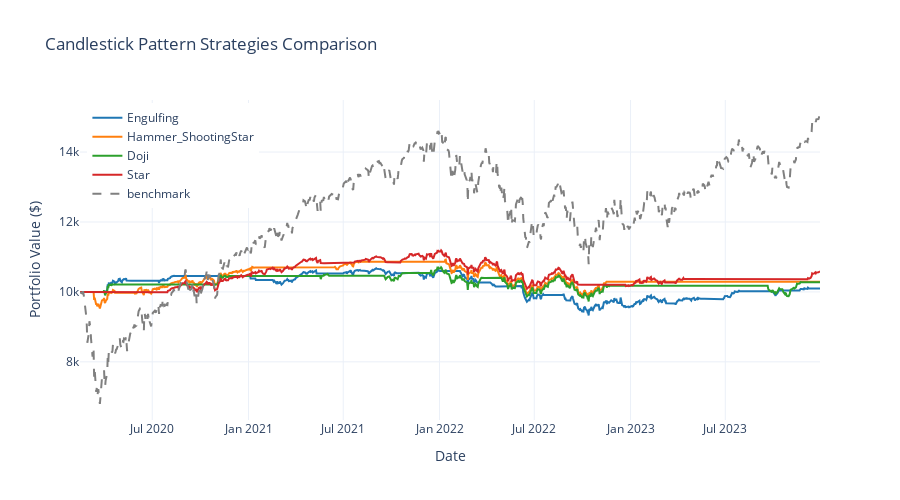

The notebook cell saved with this chart:
### Code cell
# Visualize all strategies
fig = results.plot_comparison()
fig.update_layout(title="Candlestick Pattern Strategies Comparison")
fig.show()

### Figure 1 — Plotly figure (JSON) as saved in the notebook; plotly's stock layout.template omitted (floating-point values rounded to 4 significant figures; data arrays with more than 128 entries replaced by an {"elided": "..."} marker saying what was removed)
{"data": [{"hovertemplate": "<b>%{fullData.name}</b><br>Date: %{x}<br>Value: $%{y:,.2f}<br><extra></extra>", "line": {"color": "#1f77b4", "width": 2}, "mode": "lines", "name": "Engulfing", "type": "scatter", "x": {"elided": "976 str values"}, "y": {"elided": "976 float values"}}, {"hovertemplate": "<b>%{fullData.name}</b><br>Date: %{x}<br>Value: $%{y:,.2f}<br><extra></extra>", "line": {"color": "#ff7f0e", "width": 2}, "mode": "lines", "name": "Hammer_ShootingStar", "type": "scatter", "x": {"elided": "976 str values"}, "y": {"elided": "976 float values"}}, {"hovertemplate": "<b>%{fullData.name}</b><br>Date: %{x}<br>Value: $%{y:,.2f}<br><extra></extra>", "line": {"color": "#2ca02c", "width": 2}, "mode": "lines", "name": "Doji", "type": "scatter", "x": {"elided": "976 str values"}, "y": {"elided": "976 float values"}}, {"hovertemplate": "<b>%{fullData.name}</b><br>Date: %{x}<br>Value: $%{y:,.2f}<br><extra></extra>", "line": {"color": "#d62728", "width": 2}, "mode": "lines", "name": "Star", "type": "scatter", "x": {"elided": "976 str values"}, "y": {"elided": "976 float values"}}, {"hovertemplate": "<b>%{fullData.name}</b><br>Date: %{x}<br>Value: $%{y:,.2f}<br><extra></extra>", "line": {"color": "gray", "dash": "dash", "width": 2}, "mode": "lines", "name": "benchmark", "type": "scatter", "x": {"elided": "976 str values"}, "y": {"elided": "976 float values"}}], "layout": {"height": 500, "hovermode": "x unified", "legend": {"x": 0.01, "xanchor": "left", "y": 0.99, "yanchor": "top"}, "title": {"text": "Candlestick Pattern Strategies Comparison"}, "xaxis": {"title": {"text": "Date"}}, "yaxis": {"title": {"text": "Portfolio Value ($)"}}}}
